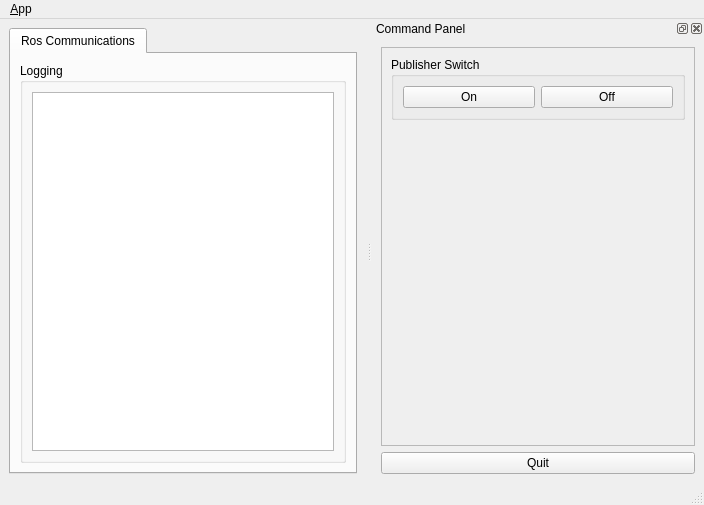
<?xml version="1.0" encoding="UTF-8"?>
<ui version="4.0">
 <class>MainWindowDesign</class>
 <widget class="QMainWindow" name="MainWindowDesign">
  <property name="geometry">
   <rect>
    <x>0</x>
    <y>0</y>
    <width>704</width>
    <height>505</height>
   </rect>
  </property>
  <property name="windowTitle">
   <string>QRosApp</string>
  </property>
  <property name="locale">
   <locale language="English" country="Australia"/>
  </property>
  <widget class="QWidget" name="centralwidget">
   <layout class="QHBoxLayout">
    <item>
     <widget class="QTabWidget" name="tab_manager">
      <property name="minimumSize">
       <size>
        <width>100</width>
        <height>0</height>
       </size>
      </property>
      <property name="locale">
       <locale language="English" country="Australia"/>
      </property>
      <property name="currentIndex">
       <number>0</number>
      </property>
      <widget class="QWidget" name="tab_status">
       <attribute name="title">
        <string>Ros Communications</string>
       </attribute>
       <layout class="QVBoxLayout" name="verticalLayout_2">
        <item>
         <widget class="QGroupBox" name="groupBox_12">
          <property name="sizePolicy">
           <sizepolicy hsizetype="MinimumExpanding" vsizetype="Preferred">
            <horstretch>0</horstretch>
            <verstretch>0</verstretch>
           </sizepolicy>
          </property>
          <property name="title">
           <string>Logging</string>
          </property>
          <layout class="QGridLayout" name="gridLayout_3">
           <item row="0" column="0">
            <widget class="QListView" name="view_logging"/>
           </item>
          </layout>
         </widget>
        </item>
       </layout>
      </widget>
     </widget>
    </item>
   </layout>
  </widget>
  <widget class="QMenuBar" name="menubar">
   <property name="geometry">
    <rect>
     <x>0</x>
     <y>0</y>
     <width>704</width>
     <height>22</height>
    </rect>
   </property>
   <widget class="QMenu" name="menu_File">
    <property name="title">
     <string>&amp;App</string>
    </property>
    <addaction name="action_Preferences"/>
    <addaction name="separator"/>
    <addaction name="action_about"/>
    <addaction name="action_about_Qt"/>
    <addaction name="separator"/>
    <addaction name="action_Quit"/>
   </widget>
   <addaction name="menu_File"/>
  </widget>
  <widget class="QStatusBar" name="statusbar"/>
  <widget class="QDockWidget" name="dock_status">
   <property name="sizePolicy">
    <sizepolicy hsizetype="Minimum" vsizetype="Preferred">
     <horstretch>0</horstretch>
     <verstretch>0</verstretch>
    </sizepolicy>
   </property>
   <property name="minimumSize">
    <size>
     <width>332</width>
     <height>389</height>
    </size>
   </property>
   <property name="allowedAreas">
    <set>Qt::RightDockWidgetArea</set>
   </property>
   <property name="windowTitle">
    <string>Command Panel</string>
   </property>
   <attribute name="dockWidgetArea">
    <number>2</number>
   </attribute>
   <widget class="QWidget" name="dockWidgetContents_2">
    <layout class="QVBoxLayout" name="verticalLayout">
     <item>
      <widget class="QFrame" name="frame">
       <property name="sizePolicy">
        <sizepolicy hsizetype="Minimum" vsizetype="Preferred">
         <horstretch>0</horstretch>
         <verstretch>0</verstretch>
        </sizepolicy>
       </property>
       <property name="frameShape">
        <enum>QFrame::StyledPanel</enum>
       </property>
       <property name="frameShadow">
        <enum>QFrame::Raised</enum>
       </property>
       <layout class="QVBoxLayout" name="verticalLayout_3">
        <item>
         <widget class="QGroupBox" name="groupBox">
          <property name="title">
           <string>Publisher Switch</string>
          </property>
          <layout class="QGridLayout" name="gridLayout">
           <item row="0" column="0">
            <widget class="QPushButton" name="on_button">
             <property name="text">
              <string>On</string>
             </property>
            </widget>
           </item>
           <item row="0" column="1">
            <widget class="QPushButton" name="off_button">
             <property name="text">
              <string>Off</string>
             </property>
            </widget>
           </item>
          </layout>
         </widget>
        </item>
        <item>
         <spacer name="verticalSpacer_3">
          <property name="orientation">
           <enum>Qt::Vertical</enum>
          </property>
          <property name="sizeHint" stdset="0">
           <size>
            <width>20</width>
            <height>233</height>
           </size>
          </property>
         </spacer>
        </item>
       </layout>
      </widget>
     </item>
     <item>
      <widget class="QPushButton" name="quit_button">
       <property name="sizePolicy">
        <sizepolicy hsizetype="MinimumExpanding" vsizetype="Fixed">
         <horstretch>0</horstretch>
         <verstretch>0</verstretch>
        </sizepolicy>
       </property>
       <property name="text">
        <string>Quit</string>
       </property>
      </widget>
     </item>
    </layout>
   </widget>
  </widget>
  <action name="action_Quit">
   <property name="text">
    <string>&amp;Quit</string>
   </property>
   <property name="shortcut">
    <string>Ctrl+Q</string>
   </property>
   <property name="shortcutContext">
    <enum>Qt::ApplicationShortcut</enum>
   </property>
  </action>
  <action name="action_Preferences">
   <property name="text">
    <string>&amp;Preferences</string>
   </property>
  </action>
  <action name="action_about">
   <property name="text">
    <string>&amp;About</string>
   </property>
  </action>
  <action name="action_about_Qt">
   <property name="text">
    <string>About &amp;Qt</string>
   </property>
  </action>
 </widget>
 <resources/>
 <connections>
  <connection>
   <sender>action_Quit</sender>
   <signal>triggered()</signal>
   <receiver>MainWindowDesign</receiver>
   <slot>close()</slot>
   <hints>
    <hint type="sourcelabel">
     <x>-1</x>
     <y>-1</y>
    </hint>
    <hint type="destinationlabel">
     <x>399</x>
     <y>299</y>
    </hint>
   </hints>
  </connection>
  <connection>
   <sender>quit_button</sender>
   <signal>clicked()</signal>
   <receiver>MainWindowDesign</receiver>
   <slot>close()</slot>
   <hints>
    <hint type="sourcelabel">
     <x>859</x>
     <y>552</y>
    </hint>
    <hint type="destinationlabel">
     <x>469</x>
     <y>299</y>
    </hint>
   </hints>
  </connection>
 </connections>
</ui>
